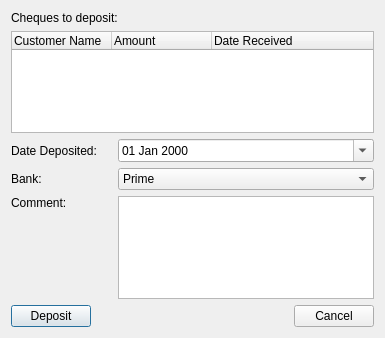
<?xml version="1.0" encoding="UTF-8"?>
<ui version="4.0">
 <class>ChequeDeposit</class>
 <widget class="QDialog" name="ChequeDeposit">
  <property name="geometry">
   <rect>
    <x>0</x>
    <y>0</y>
    <width>385</width>
    <height>338</height>
   </rect>
  </property>
  <property name="windowTitle">
   <string>Cheque Deposit</string>
  </property>
  <layout class="QVBoxLayout" name="verticalLayout">
   <item>
    <widget class="QLabel" name="label_6">
     <property name="text">
      <string>Cheques to deposit:</string>
     </property>
    </widget>
   </item>
   <item>
    <widget class="QTreeWidget" name="lstCheques">
     <column>
      <property name="text">
       <string>Customer Name</string>
      </property>
     </column>
     <column>
      <property name="text">
       <string>Amount</string>
      </property>
     </column>
     <column>
      <property name="text">
       <string>Date Received</string>
      </property>
     </column>
    </widget>
   </item>
   <item>
    <layout class="QGridLayout" name="gridLayout">
     <item row="2" column="1" colspan="2">
      <widget class="QTextEdit" name="txtComment"/>
     </item>
     <item row="0" column="1" colspan="2">
      <widget class="QDateEdit" name="dtpDateDeposited">
       <property name="displayFormat">
        <string>dd MMM yyyy</string>
       </property>
       <property name="calendarPopup">
        <bool>true</bool>
       </property>
      </widget>
     </item>
     <item row="1" column="0">
      <widget class="QLabel" name="label_4">
       <property name="text">
        <string>Bank:</string>
       </property>
      </widget>
     </item>
     <item row="0" column="0">
      <widget class="QLabel" name="label_3">
       <property name="text">
        <string>Date Deposited:</string>
       </property>
      </widget>
     </item>
     <item row="2" column="0">
      <widget class="QLabel" name="label_5">
       <property name="text">
        <string>Comment:</string>
       </property>
       <property name="alignment">
        <set>Qt::AlignLeading|Qt::AlignLeft|Qt::AlignTop</set>
       </property>
      </widget>
     </item>
     <item row="1" column="1" colspan="2">
      <widget class="QComboBox" name="cboPrime">
       <item>
        <property name="text">
         <string>Prime</string>
        </property>
       </item>
       <item>
        <property name="text">
         <string>Guardian</string>
        </property>
       </item>
       <item>
        <property name="text">
         <string>Co-Op</string>
        </property>
       </item>
       <item>
        <property name="text">
         <string>Giro</string>
        </property>
       </item>
      </widget>
     </item>
    </layout>
   </item>
   <item>
    <spacer name="verticalSpacer">
     <property name="orientation">
      <enum>Qt::Vertical</enum>
     </property>
     <property name="sizeHint" stdset="0">
      <size>
       <width>20</width>
       <height>54</height>
      </size>
     </property>
    </spacer>
   </item>
   <item>
    <layout class="QHBoxLayout" name="horizontalLayout">
     <item>
      <widget class="QPushButton" name="cmdDeposit">
       <property name="text">
        <string>Deposit</string>
       </property>
      </widget>
     </item>
     <item>
      <spacer name="horizontalSpacer">
       <property name="orientation">
        <enum>Qt::Horizontal</enum>
       </property>
       <property name="sizeHint" stdset="0">
        <size>
         <width>40</width>
         <height>20</height>
        </size>
       </property>
      </spacer>
     </item>
     <item>
      <widget class="QPushButton" name="cmdCancel">
       <property name="text">
        <string>Cancel</string>
       </property>
      </widget>
     </item>
    </layout>
   </item>
  </layout>
 </widget>
 <resources/>
 <connections>
  <connection>
   <sender>cmdCancel</sender>
   <signal>clicked()</signal>
   <receiver>ChequeDeposit</receiver>
   <slot>reject()</slot>
   <hints>
    <hint type="sourcelabel">
     <x>233</x>
     <y>210</y>
    </hint>
    <hint type="destinationlabel">
     <x>240</x>
     <y>156</y>
    </hint>
   </hints>
  </connection>
 </connections>
</ui>
